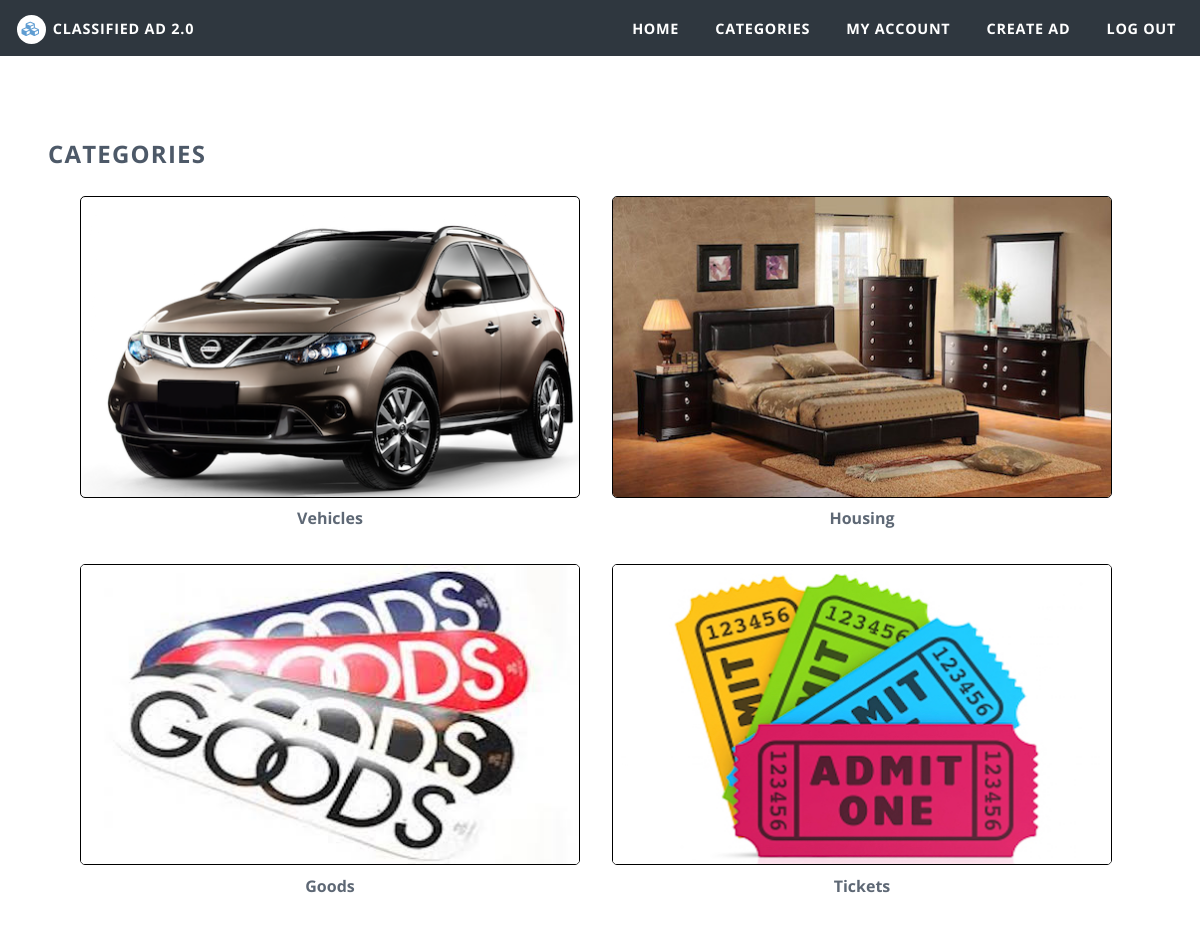
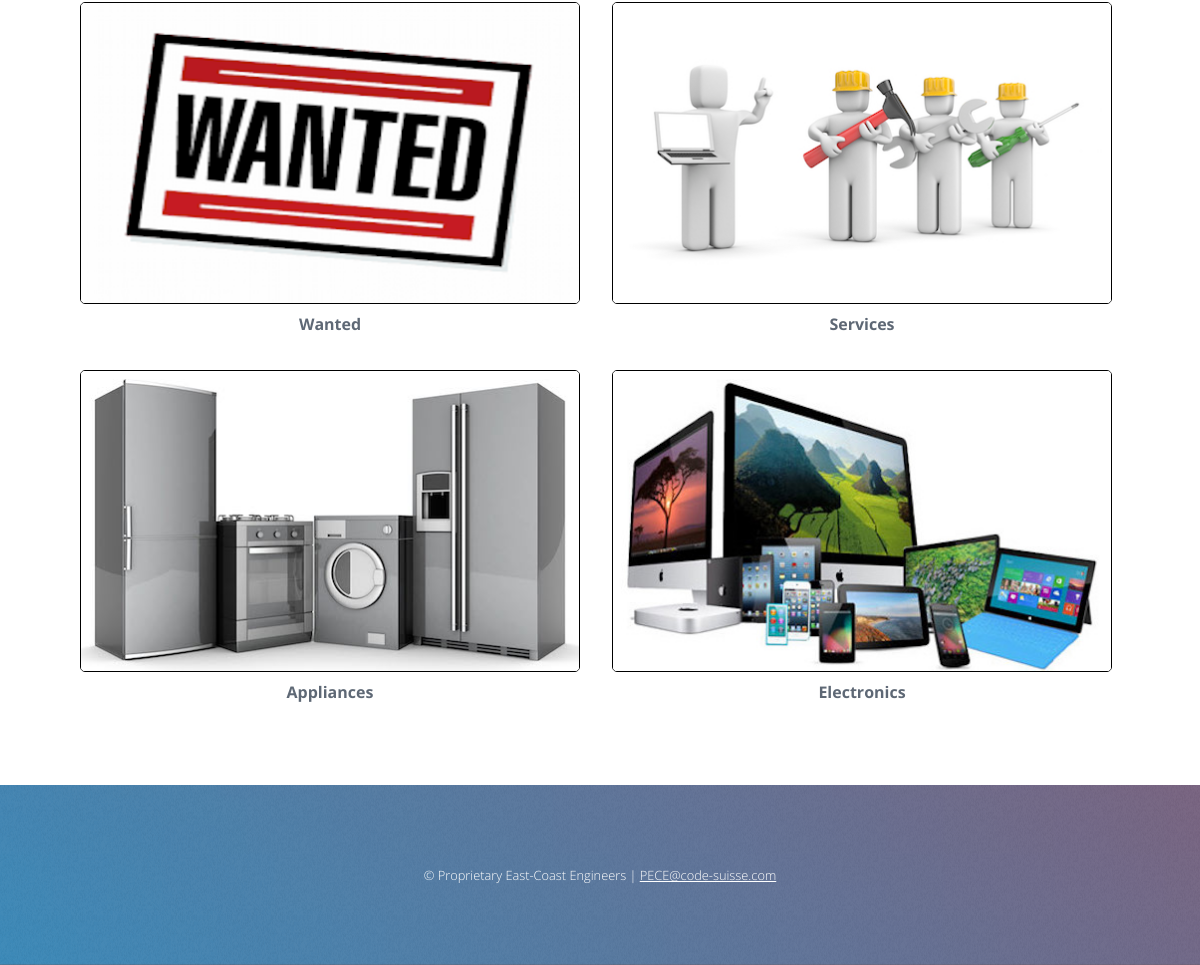
/categories.php, run on the app's committed database (2 pictures, top to bottom).
### tables this page shows
CREATE TABLE IF NOT EXISTS `Categories` (
  `cat_id` int(11) NOT NULL,
  `cat_name` char(255) DEFAULT NULL,
  `cat_pic` char(255) DEFAULT NULL,
  PRIMARY KEY (`cat_id`),
  UNIQUE KEY `cat_id` (`cat_id`)
);

### categories.php (the view, shortened to what this page needs)
<?php
if (!$link = mysql_connect('107.180.55.9', 'newAdminUser', 'R00tP@ss')) {
    echo 'Could not connect to mysql';
    exit;
}
?>
<!DOCTYPE HTML>
<html>
<head>
	<link rel="stylesheet" href="assets/css/main.css" />
</head>
<body>
<header id="header">
	<h1 id="logo"><a href="index.php">Classified Ad 2.0</a></h1>
	<nav id="nav">
		<ul>
			<li><a href="index.php">Home</a></li>
			<li><a href="categories.php">Categories</a></li>
			<li><a href="my-account.php">My Account</a></li>
			<li><a href="create-ad.php">Create Ad</a></li>
			<li><a href="">Log Out</a></li>
		</ul>
	</nav>
</header>
<section id="main" class="wrapper">
	<div class="inner">
		<h2 class="h">Categories</h2>
		<section>
			<div class="row box alt" style="margin: 0 auto;">
				<?php
					$sql    = 'SELECT * FROM Categories';
					$result = mysql_query($sql, $link);
					while ($row = mysql_fetch_assoc($result)) {
					    echo '<div class=" tab col-lg-4 col-md-6 col-sm-6 col-xs-12  "><a href="category.php">
							<img class="image img-responsive" src="'. $row['cat_pic'] .'"></a>
							<p>' . $row['cat_name'].' </p>
						</div>';
					}
				?>
			</div>
		</section>
	</div>
</section>
<footer id="footer">
	<p class="copyright">&copy; Proprietary East-Coast Engineers | <a href="#">PECE@code-suisse.com</a> </p>
</footer>
</body>
</html>

### data on the page
categories: cat_pic (picture), cat_name "Vehicles"
categories: cat_pic (picture), cat_name "Housing"
categories: cat_pic (picture), cat_name "Goods"
categories: cat_pic (picture), cat_name "Tickets"
categories: cat_pic (picture), cat_name "Wanted"
categories: cat_pic (picture), cat_name "Services"
categories: cat_pic (picture), cat_name "Appliances"
categories: cat_pic (picture), cat_name "Electronics"
